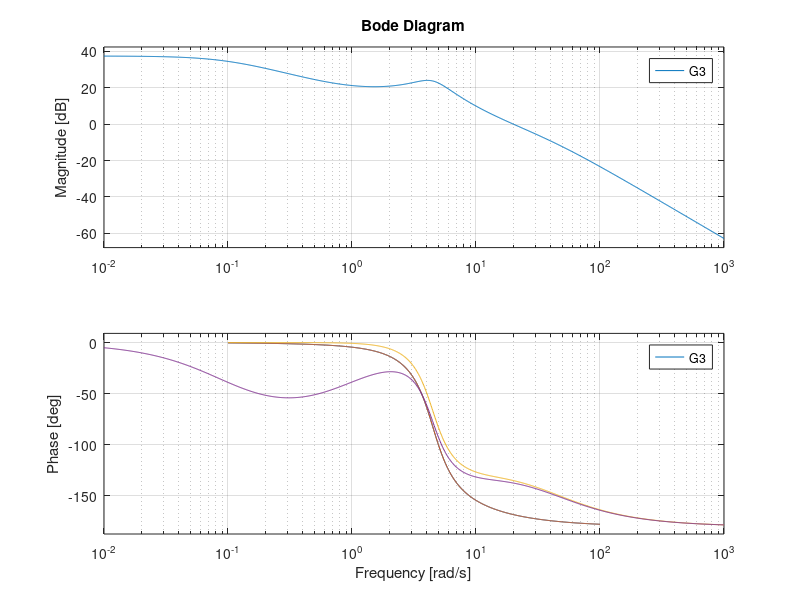

Source code (MATLAB):
PM = 45; ess = 0.01;

% open loop plant
num = conv([0 3], [1 3]);
den = conv([1 4], [1 3 20]);
G = tf(num, den);
bode(G); grid on; hold on;
[gainG, phaseG] = bode(G, 20);

% BW adjustment using a gain
K = 1/gainG;
G1 = K*G;
bode(G1); grid on; hold on;

% PM adjustment by lead componsator
phi = PM - (180 + phaseG);
z = 10.8; p = 400/z;
Cle = tf([1 z], [1 p]);

[gainLe, phaseLe] = bode(Cle, 20);

Kle = 1/gainLe;

G2 = Kle*Cle*G1;
bode(G2); grid on;hold on;

% Error adjustment by lag compensator
p1 = 0.1; z1 = 9.5*p1;
Cla = tf([1 z1], [1 p1]);
G3 = Cla*G2;
bode(G3); grid on; hold on;





